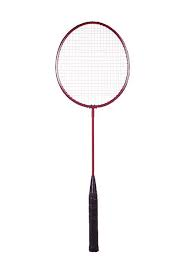
#> input picture badminton_racket/1.jpg, 190 x 266 px, found by its file name; its folder holds 4 pictures in this run
$ jupyter execute --allow-errors MINI_PROJECT.ipynb   (shell and % lines are left out)
#> lines starting #> are read from the running program, lines starting #| are printed output that depends on the picture
#> further down, img_array is the input picture: shape (266, 190, 3); mean R, G, B 249.7, 248.5, 249
#> `img_resized = resize(img_array,(150, 150, 3))`:
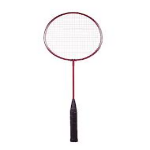
#> img_resized: shape (150, 150, 3) float64; mean R, G, B 0.979, 0.975, 0.977
<a href="https://colab.research.google.com/github/sathvika001/Mini-Project/blob/main/MINI_PROJECT.ipynb" target="_parent"></a>

[cell 1]
#preprocessing
#1.Resize
#2.flatten

import os
import numpy as np
import matplotlib.pyplot as plt
from skimage.io import imread
from skimage.transform import resize

target = []
images = []
flat_data = []


DATADIR = '/content/drive/MyDrive/project'
CATEGORIES = ['badminton_racket', 'bicycle', 'volleyball']

#> (the rest of this cell did not finish here and is left out)

[cell 2]
len(flat_data[0])

[cell 3]
target

[cell 4]
unique, count = np.unique(target, return_counts = True)
plt.bar(CATEGORIES, count)
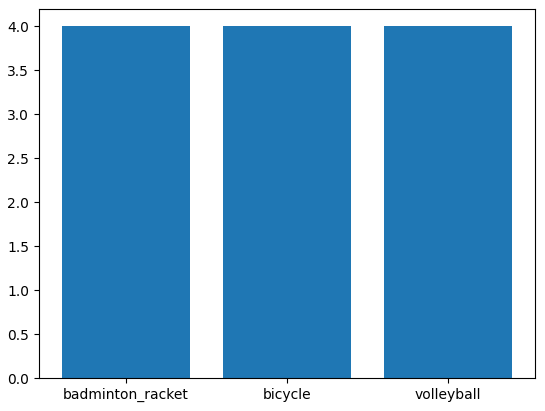
#> figure drawn by matplotlib, 1 panel
